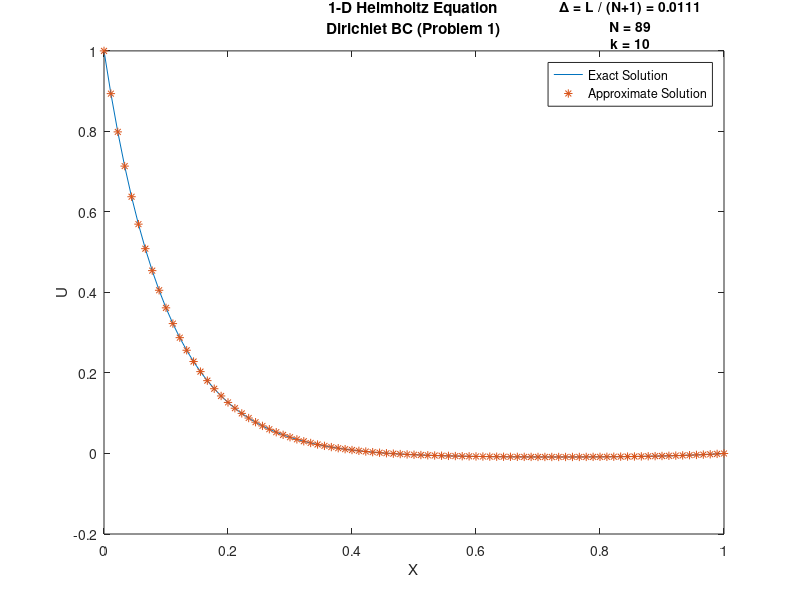

Write the MATLAB code that produced this figure. (Note: this script raises an error after producing the figure.)
%Assignment 4AP
%Micah Arel
%2/19/2018
%Assignment 4AP
%Solve 1D Helmholtz Equation using Tri-Diagonal Method
%2nd Derivative approximation based on Center Difference Formula
%Total of N nodes between 0 and L; x=0 N=0, x=L N+1
clear
clc
L = 1; %Right endpoint
V0=1;
v=1;
A=1; %Given
k = 10; %Coefficient of u(x) in ODE
BC01 = V0; %Boundary condition node 0 (left side)for problem 1
BC02 = v; %Boundary condition node 0 (left side) for problem 2
BCL = 0; %Boundary condition node N+1 (right side) for both problems
N=89;
h = L/(N+1); %Step size
D = -(2+k*k*h*h); %Coefficient

%Problem 1
%Create 4 vectors of length N, for diagonals and RHS of system
MD1 = D.*ones(1,N); %Main Diagonal
LD1 = ones(1,N); %Lower Diagonal
UD1 = ones(1,N); %Upper Diagonal
RHS1 = (h^2)*ones(N,1); %RHS vector (given f(x))
RHS1(1) = RHS1(1) - BC01; %Input boundary conditions to Right Hand Side
RHS1(N) = RHS1(N) - BCL;
%Create Problem 1 upper triangle forward elimination
for i = 2:(N)
 MD1(i) = MD1(i) - ( (LD1(i)/MD1(i-1)) * UD1(i-1) );
 RHS1(i) = RHS1(i) - ( (LD1(i)/MD1(i-1)) * RHS1(i-1) );
end
%Solve Problem 1 system backwards elimination
U1(N)=RHS1(N)/MD1(N);
for j = N-1:-1:1
 U1(j) = ( RHS1(j) - UD1(j)*U1(j+1) ) / MD1(j);
end
%Complete Problem 1 U vector
U1 = [BC01 U1 BCL];

%Display to if N and 2N are approximately =
Z1 = U1.';
X1=zeros(N,1);
for j = 2:(N+2)
    X1(j)=X1(j-1)+h;
end
Y1=[X1 Z1]; %Checks accuracy at N and at 2N

%Loop used to evaluate the difference of the current and previous
%solution at the previous solutions spatial location
%Analytical solution
x1=0:h:L;
Ua=( (( ( sinh(k*(L-x1)) + sinh(k*x1)) / sinh(k*L) )-1) * (A/k^2) ) + BC01*(sinh(k*(L-x1))/sinh(k*L));

%Plot of approximation and exact solutions
x=0:h:L;
figure(1)
plot(x1,Ua,x,U1,'*')
lgd=legend('Exact Solution','Approximate Solution');
title(lgd,{'\Delta = L / (N+1) = 0.0111';'N = 89';'k = 10'})
title({'1-D Helmholtz Equation';'Dirichlet BC (Problem 1)'})
xlabel('X')
ylabel('U')

%Assignment 4AP
%Micah Arel
%2/19/2018
%Assignment 4AP
%Solve 1D Helmholtz Equation using Tri-Diagonal Method
%2nd Derivative approximation based on Center Difference Formula
%Total of N nodes between 0 and L; x=0 N=0, x=L N+1
clear
clc
L = 1; %Right endpoint
V0=1;
v=1;
A=1; %Given
k = 10; %Coefficient of u(x) in ODE
BC01 = V0; %Boundary condition node 0 (left side)for problem 1
BC02 = v; %Boundary condition node 0 (left side) for problem 2
BCL = 0; %Boundary condition node N+1 (right side) for both problems
N=89;
h = L/(N+1); %Step size
D = -(2+k*k*h*h); %Coefficient

%Problem 2

%Create 4 vectors of length N, for diagonals and RHS of system
MD2 = D.*ones(1,N); %Main Diagonal
LD2 = ones(1,N); %Lower Diagonal
UD2 = ones(1,N); %Upper Diagonal
UD2(1) = 2; %Upper diagonal at 1 is 2
RHS2 = (h^2)*ones(N,1); %RHS vector (given f(x))
RHS2(1) = RHS2(1) + 2*h*BC02; %Input boundary conditions to RHS
RHS2(N) = RHS2(N) - BCL;

%Create Problem 2 upper triangle forward elimination
for i = 2:(N)
 MD2(i) = MD2(i) - ( (LD2(i)/MD2(i-1)) * UD2(i-1) );
 RHS2(i) = RHS2(i) - ( (LD2(i)/MD2(i-1)) * RHS2(i-1) );
end
%Solve Problem 2 system backwards elimination
U2(N)=RHS2(N)/MD1(N);
for j = N-1:-1:1
 U2(j) = ( RHS2(j) - UD2(j)*U2(j+1) ) / MD2(j);
end
%Complete Problem 1 U vector
U2 = [(RHS2(1)-2*U2(2))/(-(2+h^2*k^2)) U2 BCL];
      

%Loop used to evaluate the difference of the current and previous
%solution at the previous solutions spatial location
%Analytical solution
x2=0:h:L;
Ub=( ((  cosh(k*x2) / cosh(k*L) )-1) * (A/(k^2)) ) - BC02/k*(sinh(k*(L-x2))/cosh(k*L));

%Plot of approximation and exact solutions
x=0:h:L;
figure(2)
plot(x1,Ub,x,U2,'*')
lgd=legend('Exact Solution','Approximate Solution');
title(lgd,{'\Delta = L / (N+1) = 0.0111';'N = 89';'k = 10'})
title({'1-D Helmholtz Equation';'Neumann BC (Problem 2)'})
xlabel('X')
ylabel('U')
